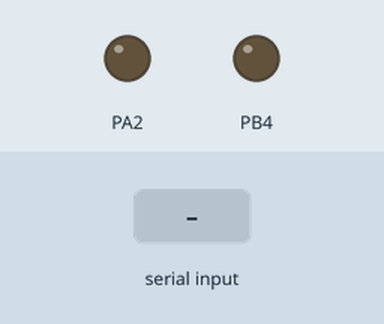
This program was run on a simulated ATmega32, built with avr-gcc and emulated at 8 MHz. On the bench: output pins drawn as LEDs (lit = HIGH). Inputs (shaded band) come from the test bench.

Above: at 1.2 s.
1.3 s: "1" received over Serial
At 2.2 s:
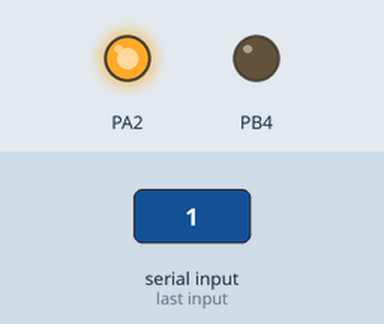
2.8 s: "0" received over Serial
At 3.3 s:
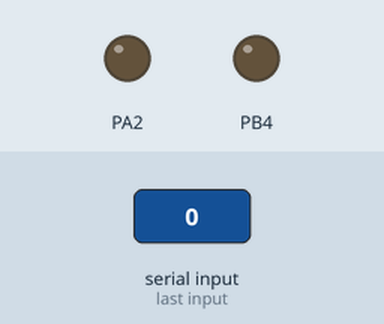
4.3 s: "2" received over Serial
At 5.7 s:
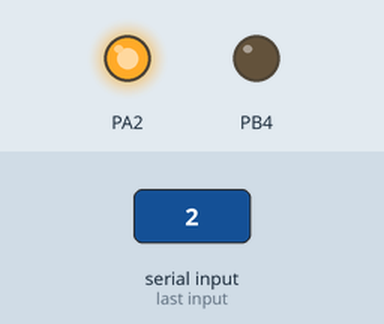
Timing chart, 0 to 7.3 s (numbered marks = the images above; inputs shaded):
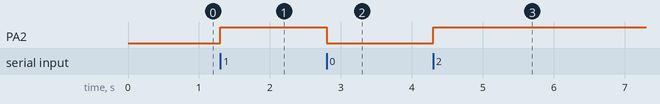

The program:

main.c
```c
/*
 * Final_Master.c
 *
 * Created: 2020-10-07 2:35:28 PM
 * Author : Ahmed El-Nashar
 */

#include "SPI.h"
#include "LED.h"
#include "UART.h"
#define  F_CPU  8000000
#include <util/delay.h>

int main(void)
{
	uint8 Udata;

	UART_Init();
	LED0_Init();
	SPI_MasterInit();
	SPI_InitTrans();

	while (1)
	{
		Udata = UART_Recive_Byte();

		if (Udata)
		{
			SPI_Trans(Udata);
			LED0_Toggle();
		}
	}
}
```

LED.c
```c
/*
 * LED.c
 *
 * Created: 07/08/2020 07:03:13 م
 *  Author: Ali
 */


#include "LED.h"


void LED0_Init(void)
{
	DIO_SetPinDirection(DIO_PORTA, DIO_PIN2 , DIO_PIN_OUT);

}

void LED0_ON(void)
{
	DIO_SetPinValue(DIO_PORTA, DIO_PIN2 ,  DIO_PIN_HIGH);
}

void LED0_OFF(void)
{
	DIO_SetPinValue(DIO_PORTA, DIO_PIN2 ,  DIO_PIN_LOW);
}

void LED0_Toggle(void)
{
	DIO_TogglePin(DIO_PORTA, DIO_PIN2);
}
```

LED.h
```c
/*
 * LED.h
 *
 * Created: 07/08/2020 07:03:26 م
 *  Author: Ali
 */


#ifndef LED_H_
#define LED_H_

#include "DIO.h"

void LED0_Init(void);


void LED0_ON(void);


void LED0_OFF(void);


void LED0_Toggle(void);


#endif /* LED_H_ */
```

SPI.c
```c
/*
 * SPI.c
 *
 * Created: 11/09/2020 06:46:04 م
 *  Author: Ali
 */

#include  "SPI.h"


void SPI_MasterInit(void)
{
	 DIO_SetPinDirection(DIO_PORTB ,DIO_PIN4 , DIO_PIN_OUT);
	 DIO_SetPinDirection(DIO_PORTB ,DIO_PIN5 , DIO_PIN_OUT);
	 DIO_SetPinDirection(DIO_PORTB ,DIO_PIN6 , DIO_PIN_IN);
	 DIO_SetPinDirection(DIO_PORTB ,DIO_PIN7 , DIO_PIN_OUT);

	SPI->SPCR.SPR0 = 1;
	SPI->SPCR.SPR1 = 1;
	SPI->SPCR.CPHA = 0;
	SPI->SPCR.CPOL = 0;
	SPI->SPCR.MSTR = 1;
	SPI->SPCR.DORD = 0;
	SPI->SPCR.SPE  = 1;
}

void SPI_SlaveInit(void)
{
		 DIO_SetPinDirection(DIO_PORTB ,DIO_PIN4 , DIO_PIN_IN);
		 DIO_SetPinDirection(DIO_PORTB ,DIO_PIN5 , DIO_PIN_IN);
		 DIO_SetPinDirection(DIO_PORTB ,DIO_PIN6 , DIO_PIN_OUT);
		 DIO_SetPinDirection(DIO_PORTB ,DIO_PIN7 , DIO_PIN_IN);

		SPI->SPCR.SPR0 = 0;
		SPI->SPCR.SPR1 = 0;
		SPI->SPCR.CPHA = 0;
		SPI->SPCR.CPOL = 0;
		SPI->SPCR.MSTR = 0;
		SPI->SPCR.DORD = 0;
		SPI->SPCR.SPE  = 1;

}

void SPI_Trans(uint8 tx_data)
{
	SPI->SPDR = tx_data ;

	while(GET_BIT(SPI->SPSR , 7)  ==  0);
}

uint8 SPI_Rec(void)
{
	while(GET_BIT(SPI->SPSR , 7)  ==  0);

	return SPI->SPDR;
}

void SPI_InitTrans(void)
{
	DIO_SetPinValue(DIO_PORTB ,DIO_PIN4 ,DIO_PIN_LOW);
}

void SPI_TermTrans(void)
{
	DIO_SetPinValue(DIO_PORTB ,DIO_PIN4 ,DIO_PIN_HIGH);
}
```

SPI.h
```c
/*
 * SPI.h
 *
 * Created: 11/09/2020 06:46:15 م
 *  Author: Ali
 */


#ifndef SPI_H_
#define SPI_H_

#include "DIO.h"

void SPI_MasterInit(void);

void SPI_SlaveInit(void);

void SPI_Trans(uint8 data);

uint8 SPI_Rec(void);

void SPI_InitTrans(void);

void SPI_TermTrans(void);


#endif /* SPI_H_ */
```

STD.h
```c
/*
 * STD.h
 *
 * Created: 8/18/2020 7:15:17 PM
 *  Author: Ahmed Atef
 */
#ifndef STD_H_
#define STD_H_


typedef unsigned char uint8;
typedef signed char sint8;
typedef unsigned short uint16;
typedef signed short sint16;
typedef unsigned long uint32;
typedef signed long sint32;
typedef float float32;
typedef double float64;


#endif
```

UART.c
```c
/*
 * UART.c
 *
 * Created: 9/14/2020 11:05:32 PM
 *  Author: Ahmed Atef
 */


#include "UART.h"


volatile uint8* str = 0;

void UART_Init (void)
{

	uint32 BR_value = 0 ;

	DIO_SetPinDirection(DIO_PORTD, DIO_PIN0 , DIO_PIN_IN); //set RX pin as input
	DIO_SetPinDirection(DIO_PORTD, DIO_PIN1 , DIO_PIN_OUT); // set TX pin as output


	UCSRB |= 0x18; // receiver enable & Transmit enable

	UCSRC |=0x86; // select UCSRC reg , select 8-bit mode to transmit and receiver


	BR_value=((80000)/(16 * (96)))-1;

	UBRRL= BR_value ; // set boad rate

}


void UART_Transmit_Byte(uint8 data)
{
	UDR = data ; // write in UDR req

	while(GET_BIT(UCSRA , 5)==0); // while flag not fire stuck here polling method

}


uint8 UART_Recive_Byte(void) // return value void UART_Recive_Byte(uint8*); => by value
{
	uint8 data = 0  ;

	while(GET_BIT(UCSRA , 7)==0);

	data = UDR ;

	return data ;

}


void UART_Transmit_String(uint8 * str)
{
	uint8 i=0;

	while (str[i] != '\0')
	{
		UART_Transmit_Byte(str[i]);
		i++;
	}
}


uint8* UART_Recive_String(void)
{
	uint8 i= 0;

	while (str[i] == '\0')
	{
		UART_Recive_Byte();
		i++;
	}


}
```

UART.h
```c
/*
 * UART.h
 *
 * Created: 9/14/2020 11:05:56 PM
 *  Author: Ahmed Atef
 */


#ifndef UART_H_
#define UART_H_

#include "DIO.h"


void UART_Init (void);


void UART_Transmit_Byte(uint8);


uint8 UART_Recive_Byte(void); // return value void UART_Recive_Byte(uint8*); => by value


void UART_Transmit_String(uint8 * str);


uint8* UART_Recive_String(void);


#endif /* UART_H_ */
```

ATmega_Registers.h
```c
/*
 * ATmega_Registers.h
 *
 * Created: 25/07/2020 06:28:44 م
 *  Author: Ali
 */


#ifndef ATMEGA_REGISTERS_H_
#define ATMEGA_REGISTERS_H_

#include "STD.h"

/******************************************* External Registers **************************************/


#define SREG   (*(volatile uint8*)(0x5F))

#define GICR   (*(volatile uint8*)(0x5B))

#define GIFR   (*(volatile uint8*)(0x5A))

#define MCUCR  (*(volatile uint8*)(0x55))

#define MCUCSR (*(volatile uint8*)(0x54))


/******************************************* DIO Registers **************************************/


#define PORTA (*(volatile uint8*)(0x3B))
#define PINA  (*(volatile uint8*)(0x39))
#define DDRA  (*(volatile uint8*)(0x3A))

#define PORTB (*(volatile uint8*)(0x38))
#define PINB  (*(volatile uint8*)(0x36))
#define DDRB  (*(volatile uint8*)(0x37))

#define PORTC (*((volatile uint8*)(0x35)))
#define PINC  (*((volatile uint8*)(0x33)))
#define DDRC  (*((volatile uint8*)(0x34)))

#define PORTD (*(volatile uint8*)(0x32))
#define PIND  (*(volatile uint8*)(0x30))
#define DDRD  (*(volatile uint8*)(0x31))

/*********************************    ADC    *********************************************/

#define ADMUX           (*(volatile uint8 *)(0x27))
#define ADCSRA          (*(volatile uint8 *)(0x26))
#define ADCH            (*(volatile uint8 *)(0x25))
#define ADCL            (*(volatile uint8 *)(0x24))
#define ADC_Adjust      (*(volatile uint16*)(0x24))
#define SFIOR           (*(volatile uint8 *)(0x50))

/**********************************  Timer0   **********************************************/

#define TCNT0  (*(volatile uint8*)(0x52))
#define TCCR0  (*(volatile uint8*)(0x53))
#define OCR0   (*(volatile uint8*)(0x5C))
#define TIMSK  (*(volatile uint8*)(0x59))
#define TIFR   (*(volatile uint8*)(0x58))

/************************************  Timer1  **********************************************/
#define TCCR1A (*(volatile uint8* )(0x4F))
#define TCCR1B (*(volatile uint8* )(0x4E))
#define OCR1A  (*(volatile Uint16*)(0x4A))
#define ICR1   (*(volatile Uint16*)(0x46))

/*************************************  Timer2  ************************************************/

#define TCCR2  (*(volatile uint8* )(0x45))
#define OCR2   (*(volatile uint8* )(0x43))

/************************************ UART   ***************************************************/

#define UBRRH   (*((volatile uint8*)0x40))
#define UBRRL   (*((volatile uint8*)0x29))
#define UCSRA   (*((volatile uint8*)0x2B))
#define UCSRB   (*((volatile uint8*)0x2A))
#define UCSRC   (*((volatile uint8*)0x40))
#define UDR     (*((volatile uint8*)0x2C))

/**********************************   SPI  ******************************************************/

typedef struct
{
	uint8 SPR0 : 1;
	uint8 SPR1 : 1;
	uint8 CPHA : 1;
	uint8 CPOL : 1;
	uint8 MSTR : 1;
	uint8 DORD : 1;
	uint8 SPE  : 1;
	uint8 SPIE : 1;
}SPCR_REG;


typedef struct
{
	SPCR_REG SPCR;
	uint8    SPSR;
	uint8    SPDR;
}SPI_REG;


#define SPI  ((volatile SPI_REG*)(0x2D))


#endif /* ATMEGA_REGISTERS_H_ */
```

BIT_MATH.h
```c
/*
 * BIT_MATH.h
 *
 * Created: 8/18/2020 6:59:51 PM
 *  Author: Ahmed Atef
 */
#ifndef BIT_MATH_H_
#define BIT_MATH_H_

#define set_bit(REG,BIT) (REG |= (1<<BIT))
#define clear_bit(REG,BIT) (REG &=~ (1<<BIT))
#define toggle_bit(REG,BIT) (REG ^= (1<<BIT))
#define GET_BIT(REG,BIT)  ((REG >> BIT) & (0X01))


#endif
```

DIO.c
```c
/*
 * DIO.c
 *
 * Created: 8/18/2020 7:06:57 PM
 *  Author: Ahmed Atef
 */
#include "DIO.h"


void DIO_SetPortDirection(uint8 Port , uint8 Dir)
{
	switch(Port)
	{


	case DIO_PORTA :
	DDRA = Dir ;
	break;
	case DIO_PORTB :
	DDRB = Dir ;
	break;
	case DIO_PORTC:
	DDRC = Dir;
	break;
	case DIO_PORTD:
	DDRD = Dir;
	break;
	default:
	break;
	}
}
void DIO_SetPinDirection(uint8 port, uint8 pin , uint8 Dir) //Direction == input , output ;
{
	switch(Dir)
	{


	case DIO_PIN_OUT:
	switch(port)
	{


	case DIO_PORTA:
	set_bit(DDRA,pin);
	break;
	case DIO_PORTB:
	set_bit(DDRB,pin);
	break;
	case DIO_PORTC:
	set_bit(DDRC,pin);
	break;
	case DIO_PORTD:
	set_bit(DDRD,pin);
	break;
	default:
	break;
	}
	break;

	case DIO_PIN_IN:
	switch(port)
	{


		case DIO_PORTA:
		clear_bit(DDRA,pin);
		break;
		case DIO_PORTB:
		clear_bit(DDRB,pin);
		break;
		case DIO_PORTC:
		clear_bit(DDRC,pin);
		break;
		case DIO_PORTD:
		clear_bit(DDRD,pin);
		break;
		default:
		break;
	}
	default:
	break;
	}


}
void DIO_SetPortValue(uint8 Port , uint8 Val)
{
	switch(Port)
	{
	 case DIO_PORTA:
	 PORTA = Val;
	 break;
	  case DIO_PORTB:
	  PORTB = Val;
	  break;
	   case DIO_PORTC:
	   PORTC = Val;
	   break;
	    case DIO_PORTD:
	    PORTD = Val;
	    break;
		default:
		break;
	}

}
void DIO_SetPinValue(uint8 Port ,uint8 Pin ,  uint8 Val) // val== high or low "1,0";
{
	switch(Val)
	{
		case DIO_PIN_HIGH:
		switch(Port)
		{
			case DIO_PORTA:
			set_bit(PORTA,Pin);
			break;
			case DIO_PORTB:
			set_bit(PORTB,Pin);
			break;
			case DIO_PORTC:
			set_bit(PORTC,Pin);
			break;
			case DIO_PORTD:
			set_bit(PORTD,Pin);
			break;
			default:
			break;
		}
		break;
		case DIO_PIN_LOW:
		switch(Port)
		{
			case DIO_PORTA:
			clear_bit(PORTA,Pin);
			break;
			case DIO_PORTB:
			clear_bit(PORTB,Pin);
			break;
			case DIO_PORTC:
			clear_bit(PORTC,Pin);
			break;
			case DIO_PORTD:
			clear_bit(PORTD,Pin);
			break;
			default:
			break;
		}
		break;
		default:
		break;

	}
}
void DIO_ReadPort(uint8 Port , uint8* Val)
{
	switch (Port)
	{
		case DIO_PORTA :
		*Val = PINA;
		break;

		case DIO_PORTB :
		*Val = PINB;
		break;

		case DIO_PORTC :
		*Val = PINC;
		break;

		case DIO_PORTD :
		*Val = PIND;
		break;

		default:
		break;
	}

}
void DIO_ReadPin(uint8 Port , uint8 Pin , uint8* Val)
{
	switch (Port)
	{
		case DIO_PORTA :
		*Val = GET_BIT(PINA,Pin);
		break;

		case DIO_PORTB :
		*Val = GET_BIT(PINB,Pin);
		break;

		case DIO_PORTC :
		*Val = GET_BIT(PINC,Pin);
		break;

		case DIO_PORTD :
		*Val = GET_BIT(PIND,Pin);
		break;

		default:
		break;
	}
}
void DIO_TogglePin(uint8 Port , uint8 Pin)
{
	switch(Port)
	{
		case DIO_PORTA :

		toggle_bit(PORTA, Pin);

		break;

		case DIO_PORTB :

		toggle_bit(PORTB, Pin);

		break;

		case DIO_PORTC :

		toggle_bit(PORTC, Pin);

		break;

		case DIO_PORTD :

		toggle_bit(PORTD, Pin);

		break;

		default:
		break;
	}
}
void set_pull_up_resistor(uint8 port , uint8 pin)
{
	switch(port)
	{
		case DIO_PORTA :
		set_bit(PORTA,pin);
		break;
		case DIO_PORTB:
		set_bit(PORTB,pin);
		break;
		case DIO_PORTC:
		set_bit(PORTC,pin);
		break;
		case DIO_PORTD:
		set_bit(PORTD,pin);
		break;
		default:
		break;
	}

}
```

DIO.h
```c
/*
 * DIO.h
 *
 * Created: 8/18/2020 7:47:13 PM
 *  Author: Ahmed Atef
 */
#ifndef _DIO_H_
#define _DIO_H_


#include "ATmega_Registers.h"
#include "BIT_MATH.h"


#define DIO_PORTA 0
#define DIO_PORTB 1
#define DIO_PORTC 2
#define DIO_PORTD 3


#define DIO_PIN0  0
#define DIO_PIN1  1
#define DIO_PIN2  2
#define DIO_PIN3  3
#define DIO_PIN4  4
#define DIO_PIN5  5
#define DIO_PIN6  6
#define DIO_PIN7  7


#define DIO_PIN_HIGH 1
#define DIO_PIN_LOW  0


#define  DIO_PIN_OUT 1
#define  DIO_PIN_IN  0


#define DIO_PORT_OUT 0xFF
#define DIO_PORT_IN 0X00


void DIO_SetPortDirection(uint8 Port , uint8 Dir);
void DIO_SetPinDirection(uint8 Port, uint8 Pin , uint8 Dir);

void DIO_SetPortValue(uint8 Port , uint8 Val);
void DIO_SetPinValue(uint8 Port ,uint8 Pin ,  uint8 Val);

void DIO_ReadPort(uint8 Port , uint8* Val);
void DIO_ReadPin(uint8 Port , uint8 Pin , uint8* Val);
void set_pull_up_resistor(uint8 port , uint8 pin);
void DIO_TogglePin(uint8 Port , uint8 Pin);


#endif
```

Measured:
- after the input at 1.3 s, PA2: LOW → HIGH at once
- after the input at 2.8 s, PA2: HIGH → LOW at once
- after the input at 4.3 s, PA2: LOW → HIGH at once
